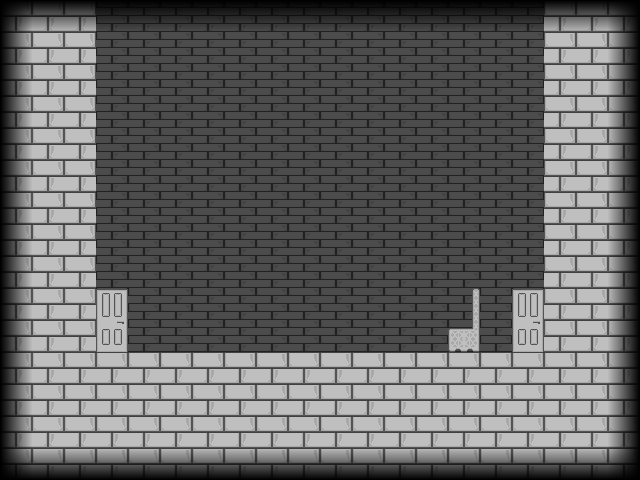

The image is a tile-based game level rendered from a .tmx file. Its description and source (layers, tilesets, objects; grid data summarised) follow:
An orthogonal 20x15 tile map with 32x32 px tiles, 7 tile layers (bg, dark, walls, doors, ...), 1 hidden layer not drawn, 4 tilesets and 3 objects (kingathens).

<map version="1.0" orientation="orthogonal" renderorder="right-down" width="20" height="15" tilewidth="32" tileheight="32" nextobjectid="10">
 <tileset firstgid="1" name="Fullset 01" tilewidth="32" tileheight="32" tilecount="256" columns="16">
  <image source="../img/Fullset 01.png" width="512" height="512" />
 </tileset>
 <tileset firstgid="257" name="triggers" tilewidth="32" tileheight="32" tilecount="3" columns="3">
  <image source="../img/tst/triggers.png" width="96" height="32" />
  <tile id="0">
   <properties>
    <property name="collidable" value="true" />
    <property name="solid" value="true" />
   </properties>
  </tile>
  <tile id="2">
   <properties>
    <property name="collidable" value="true" />
    <property name="ladder" value="true" />
   </properties>
  </tile>
 </tileset>
 <tileset firstgid="260" name="fade" tilewidth="32" tileheight="32" tilecount="4" columns="4">
  <image source="../img/tst/fade.png" width="128" height="32" />
 </tileset>
 <tileset firstgid="264" name="Spritesheet Placeholder1" tilewidth="32" tileheight="32" tilecount="1024" columns="64">
  <image source="../img/spr/Spritesheet Placeholder1.png" width="2048" height="512" />
 </tileset>
 <layer name="bg" width="20" height="15">
  <data>[300 cells, 154 non-empty, 1 distinct tile ids]</data>
 </layer>
 <layer name="dark" width="20" height="15">
  <data>[300 cells, 154 non-empty, 1 distinct tile ids]</data>
 </layer>
 <layer name="walls" width="20" height="15">
  <data>[300 cells, 146 non-empty, 1 distinct tile ids]</data>
 </layer>
 <layer name="doors" width="20" height="15">
  <data>[300 cells, 4 non-empty, 2 distinct tile ids]</data>
 </layer>
 <layer name="fg" width="20" height="15">
  <data>[300 cells, 2 non-empty, 2 distinct tile ids]</data>
 </layer>
 <objectgroup name="object" visible="0">
  <object id="3" x="96" y="288" width="32" height="64">
   <properties>
    <property name="event" value="" />
    <property name="runOnKey" value="up" />
    <property name="warp" value="'overworld',288,128" />
   </properties>
  </object>
  <object id="4" x="512" y="288" width="32" height="64">
   <properties>
    <property name="event" value="" />
    <property name="runOnKey" value="up" />
    <property name="warp" value="'guardhouse',64,384" />
   </properties>
  </object>
  <object id="9" name="kingathens" x="448" y="288" width="32" height="64">
   <properties>
    <property name="entity" value="" />
    <property name="file" value="kingathens.lua" />
   </properties>
  </object>
 </objectgroup>
 <layer name="fadeud" width="20" height="15">
  <data>[300 cells, 40 non-empty, 2 distinct tile ids]</data>
 </layer>
 <layer name="fadelr" width="20" height="15">
  <data>[300 cells, 30 non-empty, 2 distinct tile ids]</data>
 </layer>
 <layer name="special" width="20" height="15" visible="0" opacity="0.5">
  <data>[300 cells, 52 non-empty, 1 distinct tile ids]</data>
 </layer>
</map>